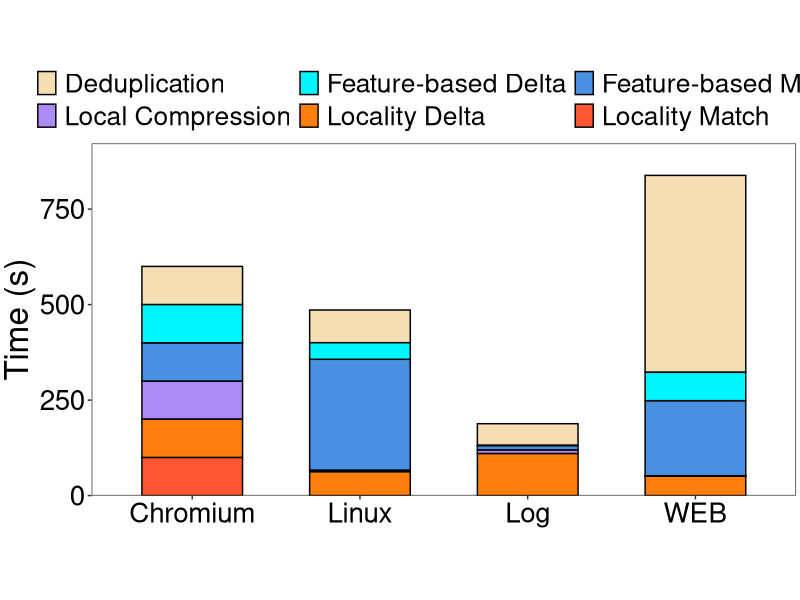
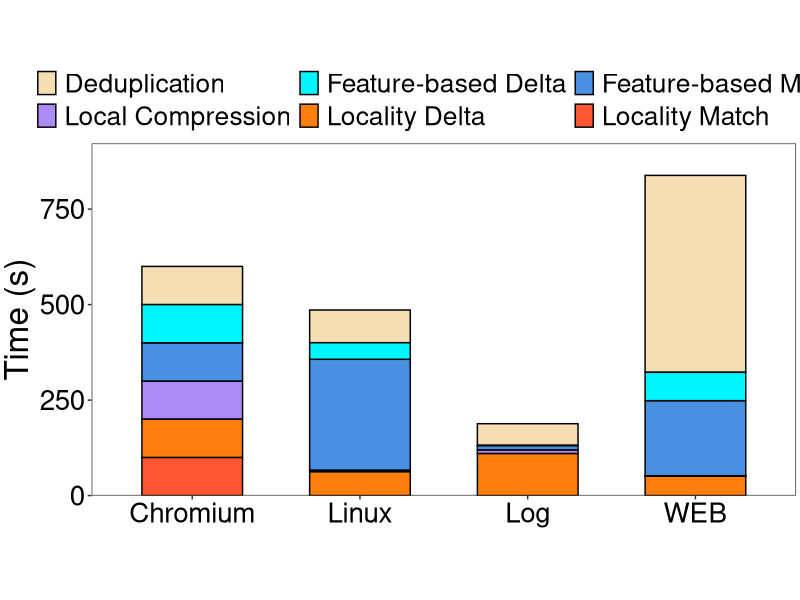

Reproduce these figures in R, in order.
library(ggplot2)
setwd(dirname(rstudioapi::getActiveDocumentContext()$path))
# 创建示例数据
data <- data.frame(
  category = rep(c('Linux', 'Chromium', 'WEB', 'Log'), each = 6),
  part = rep(c('Deduplication', 'Local Compression', 'Locality Match','Locality Delta','Feature-based Match','Feature-based Delta'), times = 4),
  value = c(85.6282,4.69628,0.0395736,62.1154,289.979,43.416,100,100,100,100,100,100,515.465,1.02679,0.0353757,50.7086,196.795,74.2116,56.8306,9.82831,0.0572857,109.863,11.2892,0.380872)
)
# 计算每个类别的总和
total_values <- aggregate(value ~ category, data = data, sum)
max_height <- max(total_values$value)
# 定义颜色
colors <- c( 'Deduplication' = '#f5deb3', 'Local Compression' = '#ac8cf4', 'Locality Match'='#FF5733',
             'Locality Delta' = '#ff7f0e', 'Feature-based Match' = '#4a90e2','Feature-based Delta'='#00F5FF')

# 创建堆叠柱状图
p <- ggplot(data, aes(x = category, y = value, fill = part)) +
  geom_bar(stat = "identity", width = 0.6, color = "black") +
  scale_fill_manual(values = colors) +
  labs(y = 'Time (s)', x = 'Category') +
  scale_y_continuous(
    limits = c(0, max_height),
    expand = expansion(mult = c(0, 0.1))
  ) +
  theme_bw() +
  theme(
    plot.title = element_text(hjust = 0.5, size = 24, face = "bold"),
    plot.margin = unit(c(0.1, 0.1, 0.1, 0.1), "cm"),
    axis.title.x = element_text(size = 26),
    axis.title.y = element_text(size = 24),
    axis.text = element_text(size = 20, color = "black"),
    aspect.ratio = 0.5,
    panel.grid.major = element_blank(), 
    panel.grid.minor = element_blank(),
    legend.position = "top",
    legend.direction = "horizontal",
    legend.text = element_text(size = 19),
    legend.key.height = unit(1.0, "line"),
    legend.key.width = unit(1.0, "line"),
    legend.margin = margin(t = 0, unit = 'cm'),
    legend.title = element_blank()
  ) +
  guides(fill = guide_legend(nrow = 2, byrow = TRUE)) + # 设置图例为两行
  theme(axis.title.x = element_blank())
ggsave('../plot/10-TimeBreakdown.pdf', plot = p, width = 10, height = 5)
print(p)
